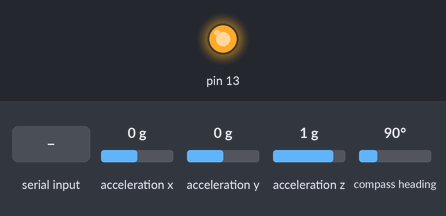
The sketch below on a simulated Arduino Uno, built with avr-gcc and run on an emulated ATmega328P. On the bench: output pins drawn as LEDs (lit = HIGH). Inputs (shaded band) come from the test bench; at power-on: acceleration x 0 g, acceleration y 0 g, acceleration z 1 g, compass heading 90°. What the sketch prints to the serial monitor is not drawn.

Above: at 3.2 s.
3.3 s: "Sys 1:\n" received over Serial
At 5.0 s:
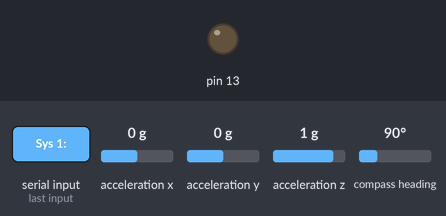
Timing chart, 0 to 6.6 s (numbered marks = the images above; inputs shaded):
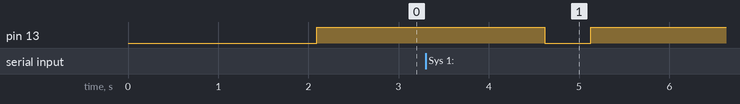

Measured:
- after the input at 3.3 s, pin 13: HIGH → LOW after 1.3 s, → HIGH 0.51 s later

The sketch:

ArduinoUno_4Sensors.ino
```cpp
#include <Wire.h>
#include <Adafruit_Sensor.h>
#include <Adafruit_BNO055.h>
#include <utility/imumaths.h>

/* This driver uses the Adafruit unified sensor library (Adafruit_Sensor),
   which provides a common 'type' for sensor data and some helper functions.

   To use this driver you will also need to download the Adafruit_Sensor
   library and include it in your libraries folder.

   You should also assign a unique ID to this sensor for use with
   the Adafruit Sensor API so that you can identify this particular
   sensor in any data logs, etc.  To assign a unique ID, simply
   provide an appropriate value in the constructor below (12345
   is used by default in this example).

   Connections
   ===========
   Connect SCL to SCL pin (analog 5 on Arduino UNO)
   Connect SDA to SDA pin (analog 4 on Arduino UNO)
   Connect VDD to 3-5V DC (depending on your board's logic level)
   Connect GROUND to common ground

   History
   =======
   2015/MAR/03  - First release (KTOWN)
   2015/AUG/27  - Added calibration and system status helpers
*/

/* Set the delay between fresh samples */
#define BNO055_SAMPLERATE_DELAY_MS (100)

// Check I2C device address and correct line below (by default address is 0x29 or 0x28)
//                                   id, address

Adafruit_BNO055 bno1 = Adafruit_BNO055(-1, BNO055_ADDRESS_A);
Adafruit_BNO055 bno2 = Adafruit_BNO055(-1, BNO055_ADDRESS_B);
Adafruit_BNO055 bno3 = Adafruit_BNO055(-1, BNO055_ADDRESS_A, &Wire);
Adafruit_BNO055 bno4 = Adafruit_BNO055(-1, BNO055_ADDRESS_B, &Wire);


/**************************************************************************/
/*
    Displays some basic information on this sensor from the unified
    sensor API sensor_t type (see Adafruit_Sensor for more information)
*/
/**************************************************************************/
void displaySensorDetails(void)
{
  sensor_t sensor1;
  sensor_t sensor2;
  sensor_t sensor3;
  sensor_t sensor4;
  bno1.getSensor(&sensor1);
  bno2.getSensor(&sensor2);
  bno1.getSensor(&sensor3);
  bno2.getSensor(&sensor4);
  Serial.println("------------------------------------");
  Serial.print  ("Sensor 1:       "); Serial.println(sensor1.name);
  Serial.print  ("Driver Ver 1:   "); Serial.println(sensor1.version);
  Serial.print  ("Unique ID 1:    "); Serial.println(sensor1.sensor_id);
  Serial.print  ("Max Value 1:    "); Serial.print(sensor1.max_value); Serial.println(" xxx");
  Serial.print  ("Min Value 1:    "); Serial.print(sensor1.min_value); Serial.println(" xxx");
  Serial.print  ("Resolution 1:   "); Serial.print(sensor1.resolution); Serial.println(" xxx");
  Serial.println("------------------------------------");
  Serial.println("");
  Serial.println("------------------------------------");
  Serial.print  ("Sensor 2:       "); Serial.println(sensor2.name);
  Serial.print  ("Driver Ver 2:   "); Serial.println(sensor2.version);
  Serial.print  ("Unique ID 2:    "); Serial.println(sensor2.sensor_id);
  Serial.print  ("Max Value 2:    "); Serial.print(sensor2.max_value); Serial.println(" xxx");
  Serial.print  ("Min Value 2:    "); Serial.print(sensor2.min_value); Serial.println(" xxx");
  Serial.print  ("Resolution 2:   "); Serial.print(sensor2.resolution); Serial.println(" xxx");
  Serial.println("------------------------------------");
  Serial.println("");
    Serial.println("------------------------------------");
  Serial.print  ("Sensor 3:       "); Serial.println(sensor3.name);
  Serial.print  ("Driver Ver 3:   "); Serial.println(sensor3.version);
  Serial.print  ("Unique ID 3:    "); Serial.println(sensor3.sensor_id);
  Serial.print  ("Max Value 3:    "); Serial.print(sensor3.max_value); Serial.println(" xxx");
  Serial.print  ("Min Value 3:    "); Serial.print(sensor3.min_value); Serial.println(" xxx");
  Serial.print  ("Resolution 3:   "); Serial.print(sensor3.resolution); Serial.println(" xxx");
  Serial.println("------------------------------------");
  Serial.println("");
  Serial.println("------------------------------------");
  Serial.print  ("Sensor 4:       "); Serial.println(sensor4.name);
  Serial.print  ("Driver Ver 4:   "); Serial.println(sensor4.version);
  Serial.print  ("Unique ID 4:    "); Serial.println(sensor4.sensor_id);
  Serial.print  ("Max Value 4:    "); Serial.print(sensor4.max_value); Serial.println(" xxx");
  Serial.print  ("Min Value 4:    "); Serial.print(sensor4.min_value); Serial.println(" xxx");
  Serial.print  ("Resolution 4:   "); Serial.print(sensor4.resolution); Serial.println(" xxx");
  Serial.println("------------------------------------");
  Serial.println("");
  delay(500);
}

/**************************************************************************/
/*
    Display some basic info about the sensor status
*/
/**************************************************************************/
void displaySensorStatus(void)
{
  /* Get the system status values (mostly for debugging purposes) */
  uint8_t system_status1, self_test_results1, system_error1;
  system_status1 = self_test_results1 = system_error1 = 0;
  bno1.getSystemStatus(&system_status1, &self_test_results1, &system_error1);
  uint8_t system_status2, self_test_results2, system_error2;
  system_status2 = self_test_results2 = system_error2 = 0;
  bno2.getSystemStatus(&system_status2, &self_test_results2, &system_error2);
  uint8_t system_status3, self_test_results3, system_error3;
  system_status3 = self_test_results3 = system_error3 = 0;
  bno3.getSystemStatus(&system_status3, &self_test_results3, &system_error3);
  uint8_t system_status4, self_test_results4, system_error4;
  system_status4 = self_test_results4 = system_error4 = 0;
  bno4.getSystemStatus(&system_status4, &self_test_results4, &system_error4);
  /* Display the results in the Serial Monitor */
  Serial.println("");
  Serial.print("System Status 1: 0x");
  Serial.println(system_status1, HEX);
  Serial.print("Self Test 1:     0x");
  Serial.println(self_test_results1, HEX);
  Serial.print("System Error 1:  0x");
  Serial.println(system_error1, HEX);
  Serial.println("");
  Serial.println("");
  Serial.print("System Status 2: 0x");
  Serial.println(system_status2, HEX);
  Serial.print("Self Test 2:     0x");
  Serial.println(self_test_results2, HEX);
  Serial.print("System Error 2:  0x");
  Serial.println(system_error2, HEX);
  Serial.println("");
  Serial.println("");
  Serial.print("System Status 3: 0x");
  Serial.println(system_status3, HEX);
  Serial.print("Self Test 3:     0x");
  Serial.println(self_test_results3, HEX);
  Serial.print("System Error 3:  0x");
  Serial.println(system_error3, HEX);
  Serial.println("");
  Serial.println("");
  Serial.print("System Status 4: 0x");
  Serial.println(system_status4, HEX);
  Serial.print("Self Test 4:     0x");
  Serial.println(self_test_results4, HEX);
  Serial.print("System Error 4:  0x");
  Serial.println(system_error4, HEX);
  Serial.println("");
  delay(500);
}

/**************************************************************************/
/*
    Display sensor calibration status
*/
/**************************************************************************/
void displayCalStatus(void)
{
  /* Get the four calibration values (0..3) */
  /* Any sensor data reporting 0 should be ignored, */
  /* 3 means 'fully calibrated" */
  uint8_t system1, gyro1, accel1, mag1;
  system1 = gyro1 = accel1 = mag1 = 0;
  bno1.getCalibration(&system1, &gyro1, &accel1, &mag1);
  uint8_t system2, gyro2, accel2, mag2;
  system2 = gyro2 = accel2 = mag2 = 0;
  bno2.getCalibration(&system2, &gyro2, &accel2, &mag2);
  uint8_t system3, gyro3, accel3, mag3;
  system3 = gyro3 = accel3 = mag3 = 0;
  bno3.getCalibration(&system3, &gyro3, &accel3, &mag3);
  uint8_t system4, gyro4, accel4, mag4;
  system4 = gyro4 = accel4 = mag4 = 0;
  bno4.getCalibration(&system4, &gyro4, &accel4, &mag4);
  /* The data should be ignored until the system calibration is > 0 */
  Serial.print("\t");
  // if (!system1 || !system2 || !system3 || !system4)
  // {
  //   Serial.print("! ");
  // }

  // /* Display the individual values */
  // Serial.print("Sys 1:");
  // Serial.print(system1, DEC);
  // Serial.print(" G 1:");
  // Serial.print(gyro1, DEC);
  // Serial.print(" A 1:");
  // Serial.print(accel1, DEC);
  // Serial.print(" M 1:");
  // Serial.print(mag1, DEC);

  // Serial.print("Sys 2:");
  // Serial.print(system2, DEC);
  // Serial.print(" G 2:");
  // Serial.print(gyro2, DEC);
  // Serial.print(" A 2:");
  // Serial.print(accel2, DEC);
  // Serial.print(" M 2:");
  // Serial.print(mag2, DEC);

  // Serial.print("Sys 3:");
  // Serial.print(system3, DEC);
  // Serial.print(" G 3:");
  // Serial.print(gyro3, DEC);
  // Serial.print(" A 3:");
  // Serial.print(accel3, DEC);
  // Serial.print(" M 3:");
  // Serial.print(mag3, DEC);

  // Serial.print("Sys 4:");
  // Serial.print(system4, DEC);
  // Serial.print(" G 4:");
  // Serial.print(gyro4, DEC);
  // Serial.print(" A 4:");
  // Serial.print(accel4, DEC);
  // Serial.print(" M 4:");
  // Serial.print(mag4, DEC);
}

/**************************************************************************/
/*
    Arduino setup function (automatically called at startup)
*/
/**************************************************************************/
void setup(void)
{
  Serial.begin(115200);
  Wire.begin();
  pinMode(13, OUTPUT);
  while (!Serial) delay(10);  // wait for serial port to open!

  Serial.println("Orientation Sensor Test"); Serial.println("");

  /* Initialise the sensor */

  // if( !bno1.begin() || !bno2.begin() || !bno3.begin() || !bno4.begin())
  // {
  //   /* There was a problem detecting the BNO055 ... check your connections */
  //   Serial.print("Ooops, no BNO055 detected ... Check your wiring or I2C ADDR!");
  //   while(1);
  // }

  delay(1000);

  /* Display some basic information on this sensor */
  displaySensorDetails();

  /* Optional: Display current status */
  displaySensorStatus();

  bno1.setExtCrystalUse(true);
  bno2.setExtCrystalUse(true);

}

/**************************************************************************/
/*
    Arduino loop function, called once 'setup' is complete (your own code
    should go here)
*/
/**************************************************************************/
void loop(void)
{
  /* Get a new sensor event */
  sensors_event_t event1;
  bno1.getEvent(&event1);
  sensors_event_t event2;
  bno2.getEvent(&event2);
  sensors_event_t event3;
  bno3.getEvent(&event3);
  sensors_event_t event4;
  bno4.getEvent(&event4);
  /* Display the floating point data */
  // Serial.print("X 1: ");
  // Serial.print(event1.orientation.x, 4);
  // Serial.print(" Y 1: ");
  // Serial.print(event1.orientation.y, 4);
  // Serial.print(" Z 1: ");
  // Serial.print(event1.orientation.z, 4);
  // Serial.print("\t\tX 2: ");
  // Serial.print(event2.orientation.x, 4);
  // Serial.print(" Y 2: ");
  // Serial.print(event2.orientation.y, 4);
  // Serial.print(" Z 2: ");
  // Serial.print(event2.orientation.z, 4);
  // Serial.print("\t\tX 3: ");
  // Serial.print(event3.orientation.x, 4);
  // Serial.print(" Y 3: ");
  // Serial.print(event3.orientation.y, 4);
  // Serial.print(" Z 3: ");
  // Serial.print(event3.orientation.z, 4);
  // Serial.print("\t\tX 4: ");
  // Serial.print(event4.orientation.x, 4);
  // Serial.print(" Y 4: ");
  // Serial.print(event4.orientation.y, 4);
  // Serial.print(" Z 4: ");
  // Serial.print(event4.orientation.z, 4);
  // Serial.print("\t\t");
  byte thumb1;
  byte thumb2;
  byte index1;
  byte index2;
  byte middle1;
  byte middle2;
  byte pinky1;
  byte pinky2;
  int gloveThumb;
  int gloveIndex;
  int gloveMiddle;
  int glovePinky;
  Serial.println("");
  Serial.println("here");
 // delay(1000);
  if(Serial.read() >= 4) {
    delay(50);
    thumb1 = Serial.read();
    delay(50);
    //thumb2 = Serial.read();
    index1 = Serial.read();
    delay(50);
    //index2 = Serial.read();
    middle1 = Serial.read();
    delay(50);
    //middle2 = Serial.read();
    pinky1 = Serial.read();
    delay(50);
    //pinky2 = Serial.read();
    gloveThumb = thumb1 - '0'; //+ thumb2;
    gloveIndex = index1 - '0';// + index2;
    gloveMiddle = middle1 - '0';// + middle2;
    glovePinky = pinky1 - '0';// + pinky2;
    if(gloveThumb > 9) {
      gloveThumb = 0;
    }
    if(gloveIndex > 9) {
      gloveIndex = 0;
    }
    if(gloveMiddle > 9) {
      gloveMiddle = 0;
    }
    if(glovePinky > 9) {
      glovePinky = 0;
    }
    Serial.println("");
    Serial.print("Glove values: ");
    Serial.print(gloveThumb);
    Serial.print("\t\t");
    Serial.print(gloveIndex);
    Serial.print("\t\t");
    Serial.print(gloveMiddle);
    Serial.print("\t\t");
    Serial.print(glovePinky);
  }

  if((gloveThumb >= -3) && (gloveThumb <= 3)) {
    digitalWrite(13, HIGH);
    digitalWrite(11, HIGH); //for demonstration
    //digitalWrite(10, LOW);
  } else {
    digitalWrite(13, LOW);
    digitalWrite(11, HIGH);
    //digitalWrite(10, HIGH);
  }
  delay(100);
  if(gloveIndex >= -3 && gloveIndex <= 3) {
    digitalWrite(14, 255);
    // digitalWrite(4, LOW);
    // digitalWrite(5, LOW);
  } else {
    digitalWrite(14, 0);
    // digitalWrite(4, HIGH);
    // digitalWrite(5, HIGH);
  }
  delay(100);
  if(gloveMiddle >= -3 && gloveMiddle <= 3) {
    digitalWrite(15, 255);
    // digitalWrite(6, LOW);
    // digitalWrite(7, LOW);
    // digitalWrite(8, LOW);
    // digitalWrite(9, LOW);
  } else {
    digitalWrite(15, 0);
    // digitalWrite(6, HIGH);
    // digitalWrite(7, HIGH);
    // digitalWrite(8, HIGH);
    // digitalWrite(9, HIGH);
  }
  delay(100);
    if(glovePinky >= -3 && glovePinky <= 3) {
    digitalWrite(16, 255);
    // digitalWrite(10, LOW);
    // digitalWrite(11, LOW);
  } else {
    digitalWrite(16, 0);
    // digitalWrite(10, HIGH);
    // digitalWrite(11, HIGH);
  }
  delay(100);
  /* Optional: Display calibration status */
  displayCalStatus();

  /* Optional: Display sensor status (debug only) */
  //displaySensorStatus();

  /* New line for the next sample */
  Serial.println("");

  /* Wait the specified delay before requesting nex data */
  delay(BNO055_SAMPLERATE_DELAY_MS);
}
```
